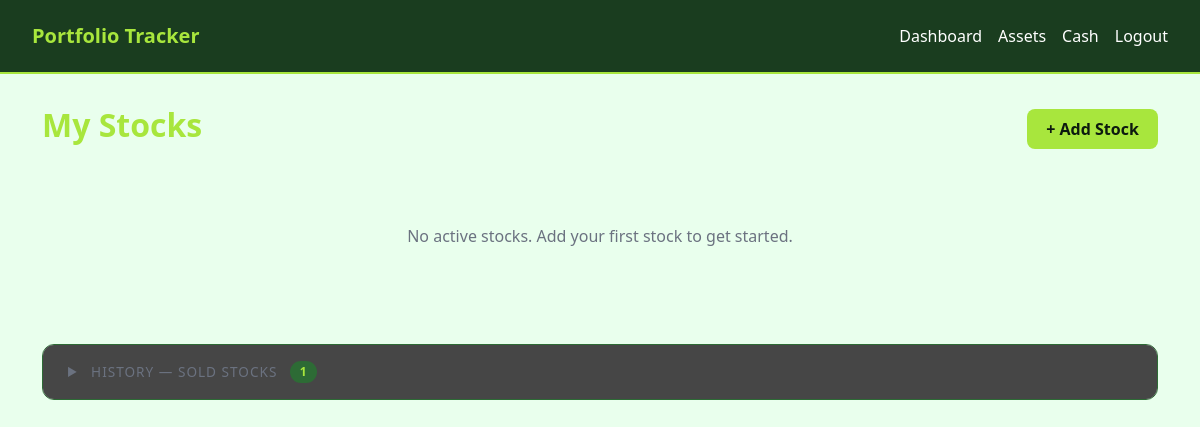
The app's page /portfolio/stocks/ (signed in), older data.
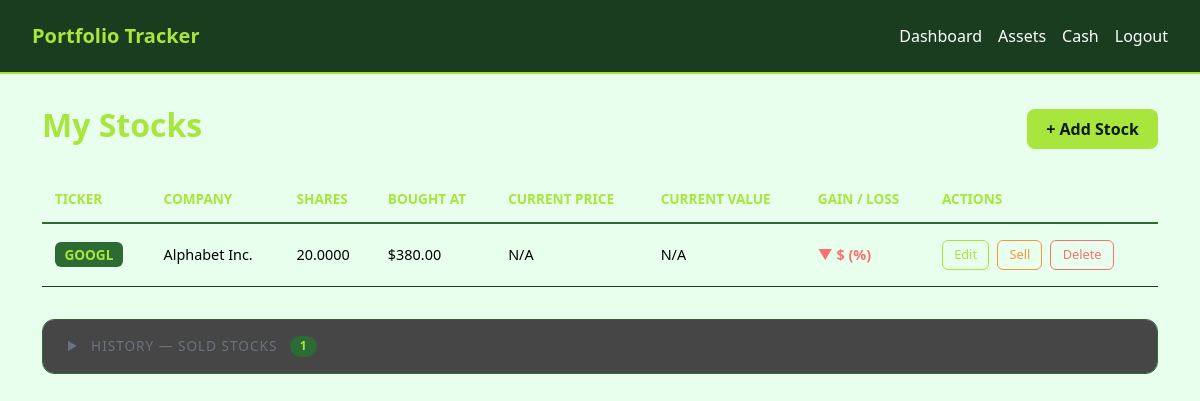
The same page, newer data.
### portfolio/models.py (models this page shows, shortened)
class Stock(models.Model):
    STATUS_CHOICES = [
        ('active', 'Active'),
        ('sold', 'Sold'),
    ]
    user = models.ForeignKey(User, on_delete=models.CASCADE)
    ticker = models.CharField(max_length=10)
    company_name = models.CharField(max_length=200)
    shares = models.DecimalField(max_digits=15, decimal_places=4)
    purchase_price = models.DecimalField(max_digits=15, decimal_places=2)
    purchase_date = models.DateField()
    status = models.CharField(max_length=10, choices=STATUS_CHOICES, default='active')
    sale_price = models.DecimalField(max_digits=15, decimal_places=2, null=True, blank=True)
    sale_date = models.DateField(null=True, blank=True)
    sale_converted_to_cash = models.BooleanField(default=False)
    created_at = models.DateTimeField(auto_now_add=True)
    def total_invested(self):
        return self.shares * self.purchase_price
    def profit_loss(self):
        if self.sale_price:
            return (self.sale_price - self.purchase_price) * self.shares
        return None

### portfolio/views.py (the view)
# urls.py: path('stocks/', views.stock_list, name='stock_list'),
@login_required
def stock_list(request):
    active_stocks = Stock.objects.filter(user=request.user, status='active')
    sold_stocks = Stock.objects.filter(user=request.user, status='sold')
    stock_data = []
    for stock in active_stocks:
        try:
            ticker = yf.Ticker(stock.ticker)
            current_price = ticker.fast_info['lastPrice']
            current_value = current_price * float(stock.shares)
            gain_loss = current_value - float(stock.total_invested())
            gain_loss_percent = (gain_loss / float(stock.total_invested())) * 100
        except:
            current_price = None
            current_value = None
            gain_loss = None
            gain_loss_percent = None
        stock_data.append({
            'stock': stock,
            'current_price': current_price,
            'current_value': current_value,
            'gain_loss': gain_loss,
            'gain_loss_percent': gain_loss_percent,
        })
    return render(request, 'portfolio/stock_list.html', {
        'stock_data': stock_data,
        'sold_stocks': sold_stocks
    })

### templates/portfolio/stock_list.html (shortened to what this page needs)
<!DOCTYPE html>
<html lang="en">
<head>
    <link href="https://cdn.jsdelivr.net/npm/bootstrap@5.3.0/dist/css/bootstrap.min.css" rel="stylesheet">
</head>
<body>
    <nav class="navbar">
        <span class="navbar-brand">Portfolio Tracker</span>
        <div class="ms-auto d-flex gap-3">
            <a href="/dashboard/" class="nav-link">Dashboard</a>
            <a href="/portfolio/assets/" class="nav-link">Assets</a>
            <a href="/portfolio/cash/" class="nav-link">Cash</a>
            <a href="/users/logout/" class="nav-link">Logout</a>
        </div>
    </nav>
    <div class="container">
        <div class="page-header d-flex justify-content-between align-items-center">
            <h2>My Stocks</h2>
            <a href="/portfolio/stocks/add/" class="btn-add">+ Add Stock</a>
        </div>
        {% if stock_data %}
        <table>
            <thead>
                <tr>
                    <th>Ticker</th>
                    <th>Company</th>
                    <th>Shares</th>
                    <th>Bought At</th>
                    <th>Current Price</th>
                    <th>Current Value</th>
                    <th>Gain / Loss</th>
                    <th>Actions</th>
                </tr>
            </thead>
            <tbody>
                {% for item in stock_data %}
                <tr>
                    <td><span class="ticker-badge">{{ item.stock.ticker }}</span></td>
                    <td>{{ item.stock.company_name }}</td>
                    <td>{{ item.stock.shares }}</td>
                    <td>${{ item.stock.purchase_price }}</td>
                    <td>{% if item.current_price %}${{ item.current_price|floatformat:2 }}{% else %}N/A{% endif %}</td>
                    <td>{% if item.current_value %}${{ item.current_value|floatformat:2 }}{% else %}N/A{% endif %}</td>
                    <td>
                        {% if item.gain_loss != None %}
                            {% if item.gain_loss >= 0 %}
                                <span class="gain">▲ ${{ item.gain_loss|floatformat:2 }} ({{ item.gain_loss_percent|floatformat:1 }}%)</span>
                            {% else %}
                                <span class="loss">▼ ${{ item.gain_loss|floatformat:2 }} ({{ item.gain_loss_percent|floatformat:1 }}%)</span>
                            {% endif %}
                        {% else %}
                            <span style="color:#6b7280">Unavailable</span>
                        {% endif %}
                    </td>
                    <td>
                        <div class="d-flex gap-2">
                            <a href="/portfolio/stocks/edit/{{ item.stock.pk }}/" class="btn-edit">Edit</a>
                            <a href="/portfolio/stocks/sell/{{ item.stock.pk }}/" class="btn-sell-sm">Sell</a>
                            <form method="POST" action="/portfolio/stocks/delete/{{ item.stock.pk }}/" style="margin:0">
                                <button type="submit" class="btn-delete" onclick="return confirm('Delete {{ item.stock.ticker }}? This cannot be undone.')">Delete</button>
                            </form>
                        </div>
                    </td>
                </tr>
                {% endfor %}
            </tbody>
        </table>
        {% else %}
            <div class="empty">
                <p>No active stocks. Add your first stock to get started.</p>
            </div>
        {% endif %}
       {% if sold_stocks %}
        <details class="history-dropdown">
            <summary>
                History — Sold Stocks
                <span class="history-count">{{ sold_stocks|length }}</span>
            </summary>
        </details>
        {% endif %}
    </div>
</body>
</html>

Row changes from the older to the newer data that the page shows:
added Stock: stock.ticker "GOOGL", stock.company_name "Alphabet Inc.", stock.shares "20.0000", stock.purchase_price "380.00"
Text that changed along with them:
text no longer shown: "No active stocks. Add your first stock to get started."
text now shown: "TICKER COMPANY SHARES BOUGHT AT CURRENT PRICE CURRENT VALUE GAIN / LOSS ACTIONS"
